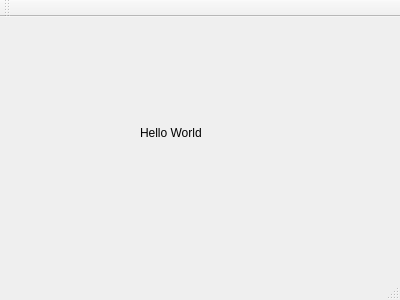
<?xml version="1.0" encoding="UTF-8"?>
<ui version="4.0">
 <class>MainWindow</class>
 <widget class="QMainWindow" name="MainWindow">
  <property name="geometry">
   <rect>
    <x>0</x>
    <y>0</y>
    <width>400</width>
    <height>300</height>
   </rect>
  </property>
  <property name="windowTitle">
   <string>MainWindow</string>
  </property>
  <widget class="QWidget" name="centralWidget">
   <widget class="QLabel" name="label">
    <property name="geometry">
     <rect>
      <x>140</x>
      <y>100</y>
      <width>101</width>
      <height>31</height>
     </rect>
    </property>
    <property name="text">
     <string>Hello World</string>
    </property>
   </widget>
  </widget>
  <widget class="QMenuBar" name="menuBar">
   <property name="geometry">
    <rect>
     <x>0</x>
     <y>0</y>
     <width>400</width>
     <height>26</height>
    </rect>
   </property>
  </widget>
  <widget class="QToolBar" name="mainToolBar">
   <attribute name="toolBarArea">
    <enum>TopToolBarArea</enum>
   </attribute>
   <attribute name="toolBarBreak">
    <bool>false</bool>
   </attribute>
  </widget>
  <widget class="QStatusBar" name="statusBar"/>
 </widget>
 <layoutdefault spacing="6" margin="11"/>
 <resources/>
 <connections/>
</ui>
